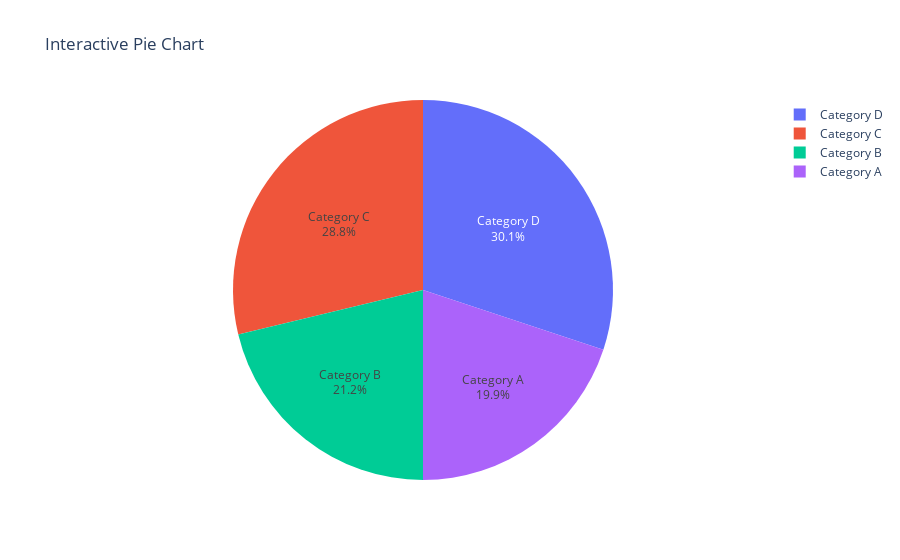

This figure's notebook cell:
### Markdown cell above
21) Using Plotly, create an interactive pie chart of randomly generated data, add labels and percentages, set
the title as 'Interactive Pie Chart'.

### Code cell
import plotly.express as px
import numpy as np

# Generate random data
np.random.seed(0)
categories = ['Category A', 'Category B', 'Category C', 'Category D']
values = np.random.randint(1, 100, len(categories))

# Create a pie chart using Plotly Express
fig = px.pie(values=values, names=categories, title='Interactive Pie Chart')

# Add labels and percentages to the pie chart
fig.update_traces(textinfo='label+percent')

# Show the plot
fig.show()

### Figure 1 — Plotly figure (JSON) as saved in the notebook; plotly's stock layout.template omitted (floating-point values rounded to 4 significant figures)
{"data": [{"domain": {"x": [0, 1], "y": [0, 1]}, "hovertemplate": "label=%{label}<br>value=%{value}<extra></extra>", "labels": ["Category A", "Category B", "Category C", "Category D"], "legendgroup": "", "name": "", "showlegend": true, "textinfo": "label+percent", "type": "pie", "values": [45, 48, 65, 68]}], "layout": {"legend": {"tracegroupgap": 0}, "title": {"text": "Interactive Pie Chart"}}}
